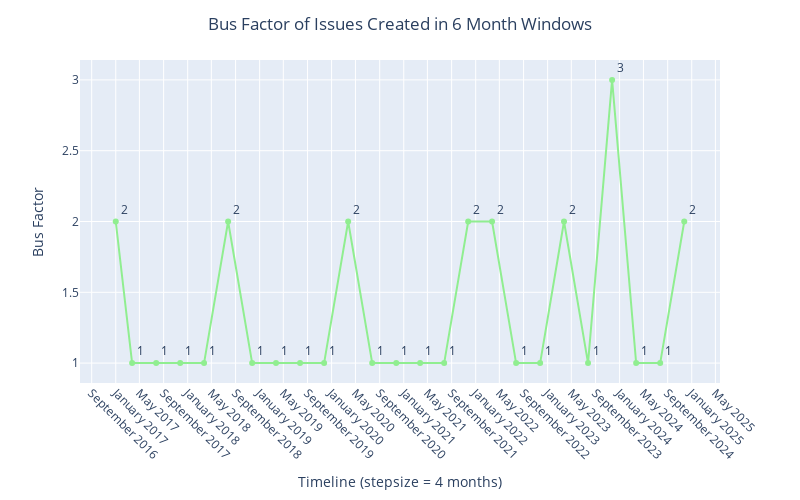

The cell this chart's notebook holds for it:
### Code cell
plot_line_graph(df=issue_bf_by_windows, 
               title='Bus Factor of Issues Created in 6 Month Windows',
               xlabel='Timeline (stepsize = 4 months)', 
               ylabel='Bus Factor', 
               step_size=4)

### Figure 1 — Plotly figure (JSON) as saved in the notebook; plotly's stock layout.template omitted (floating-point values rounded to 4 significant figures)
{"data": [{"customdata": [["2025-06-13"], ["2025-02-13"], ["2024-10-13"], ["2024-06-13"], ["2024-02-13"], ["2023-10-13"], ["2023-06-13"], ["2023-02-13"], ["2022-10-13"], ["2022-06-13"], ["2022-02-13"], ["2021-10-13"], ["2021-06-13"], ["2021-02-13"], ["2020-10-13"], ["2020-06-13"], ["2020-02-13"], ["2019-10-13"], ["2019-06-13"], ["2019-02-13"], ["2018-10-13"], ["2018-06-13"], ["2018-02-13"], ["2017-10-13"], ["2017-06-13"]], "hovertemplate": "period from: %{x: %m-%d}<br>period to: %{customdata[0]: %m-%d}", "legendgroup": "", "line": {"color": "lightgreen", "dash": "solid"}, "marker": {"symbol": "circle"}, "mode": "lines+markers+text", "name": "", "orientation": "v", "showlegend": false, "text": [2.0, 1.0, 1.0, 3.0, 1.0, 2.0, 1.0, 1.0, 2.0, 2.0, 1.0, 1.0, 1.0, 1.0, 2.0, 1.0, 1.0, 1.0, 1.0, 2.0, 1.0, 1.0, 1.0, 1.0, 2.0], "textposition": "top right", "type": "scatter", "x": ["2024-12-13", "2024-08-13", "2024-04-13", "2023-12-13", "2023-08-13", "2023-04-13", "2022-12-13", "2022-08-13", "2022-04-13", "2021-12-13", "2021-08-13", "2021-04-13", "2020-12-13", "2020-08-13", "2020-04-13", "2019-12-13", "2019-08-13", "2019-04-13", "2018-12-13", "2018-08-13", "2018-04-13", "2017-12-13", "2017-08-13", "2017-04-13", "2017-01-20"], "xaxis": "x", "y": [2, 1, 1, 3, 1, 2, 1, 1, 2, 2, 1, 1, 1, 1, 2, 1, 1, 1, 1, 2, 1, 1, 1, 1, 2], "yaxis": "y"}], "layout": {"height": 500, "legend": {"tracegroupgap": 0}, "margin": {"t": 60}, "title": {"text": "Bus Factor of Issues Created in 6 Month Windows", "x": 0.5, "xanchor": "center"}, "width": 800, "xaxis": {"anchor": "y", "domain": [0, 1], "dtick": "M4", "fixedrange": true, "tick0": "2017-01-20", "tickangle": 45, "tickformat": "%B %Y", "title": {"text": "Timeline (stepsize = 4 months)"}}, "yaxis": {"anchor": "x", "domain": [0, 1], "title": {"text": "Bus Factor"}}}}
